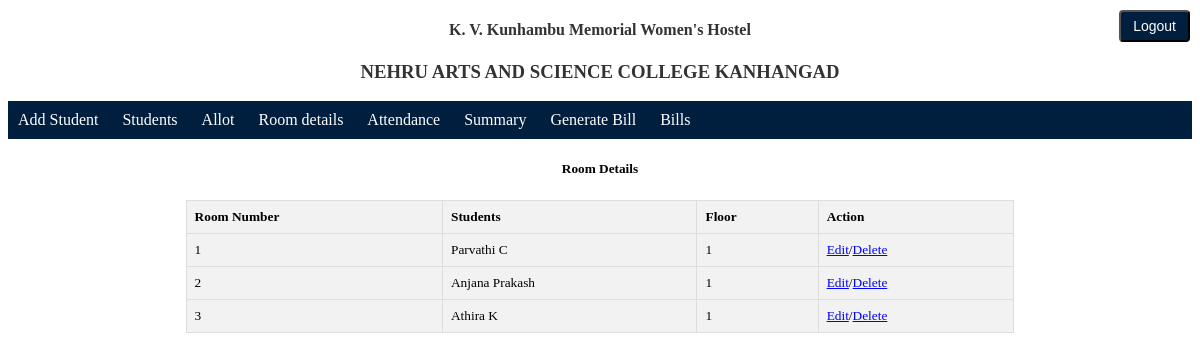
Screenshot of /allotements/ (signed in) with the database file from the repository.
### hostel/models.py (models this page shows, shortened)
class Allotment(models.Model):
    room_number = models.ForeignKey(Room,on_delete=models.CASCADE)
    name = models.OneToOneField(Student,on_delete=models.CASCADE)

class Room(models.Model):
    room_number = models.SmallIntegerField(unique=True)
    floor = models.CharField(max_length=50)
    def __str__(self):
        return str(self.room_number)

class Student(models.Model):
    name = models.CharField(max_length=50, unique=True)
    obc = 'OBC'
    oec = 'OEC'
    gen = 'GENERAL'
    sc = 'SC'
    st = 'ST'
    category_choices = [(obc,'OBC'),(oec,'OEC'),(gen,"GENERAL"),(sc,'SC'),(st,'ST')]
    category = models.CharField(max_length=20,choices=category_choices)
    pgm_id = models.ForeignKey(Programme,on_delete=models.CASCADE)
    yes = 'YES'
    no = 'NO'
    egrantz_choice = [(yes,'Yes'),(no,'No')]  #Change is needed No to NO
    E_Grantz = models.CharField(max_length = 10,choices=egrantz_choice)
    def __str__(self):
        return self.name

### hostel/views.py (the view)
# urls.py: path('allotements/',views.view_allotement,name='view_allotement'),
@login_required()
def view_allotement(request):
    alloted_list = Allotment.objects.select_related('room_number','name').all().order_by('room_number')
    return render(request,'hostel/allotements.html',{'alloted':alloted_list})

### hostel/templates/hostel/allotements.html (shortened to what this page needs)
{% extends 'base.html' %}
{% block content %}
    <h5>Room Details</h5>
    <div class="allot">
        <table>
            <tr>
                <th>Room Number</th><th>Students</th><th>Floor</th><th>Action</th>
            </tr>
            {% for a in alloted %}
            <tr>
                <td>{{a.room_number}}</td>
                <td>{{a.name}}</td>
                <td>{{a.room_number.floor}}</td>
                <td><a href="{% url 'edit_allocation' a.name %}">Edit</a>/<a href="{% url 'delete_allocation' a.name %}">Delete</a></td>
            </tr>
            {% endfor %}
        </table>
    </div>
{% endblock %}

### hostel/templates/hostel/allotements.html (style rules this page uses)
.allot { width: 70%; margin: 0 auto; }
.allot table { border-collapse: collapse; width: 100%; }
.allot th, .allot td { border: 1px solid #dddddd; text-align: left; padding: 8px; font-size: smaller; }
.allot th { background-color: #f2f2f2; }
.allot tr { background-color: #f2f2f2; }
.allot tr td a { color: blue; }
h5 { color: black; text-align: center; }

### rows the page displays
Allotment: room_number "1", name "Parvathi C", room_number.floor "1"
Allotment: room_number "2", name "Anjana Prakash", room_number.floor "1"
Allotment: room_number "3", name "Athira K", room_number.floor "1"
